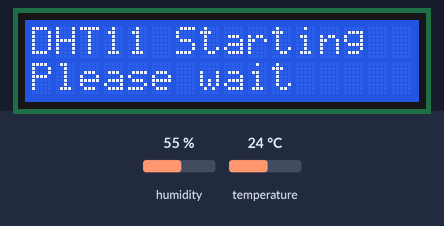
Bench run of a sketch on a simulated Arduino Uno, built with avr-gcc and run on an emulated ATmega328P. Shown: 16×2 character LCD. The test bench sets the inputs (shaded band); at power-on: temperature 24 °C, humidity 55 %. What the sketch prints to the serial monitor is not drawn.

Above: at 1.7 s.
At 4.9 s:
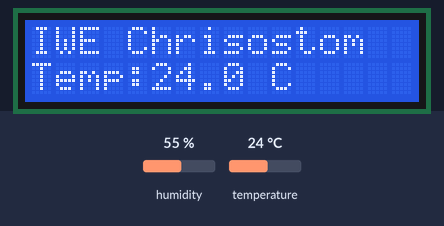
5.0 s: temperature set to 12 °C
At 8.0 s:
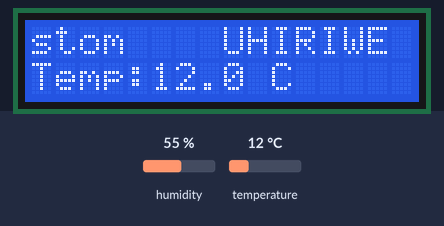
9.8 s: temperature set to 19 °C
At 12.08 s:
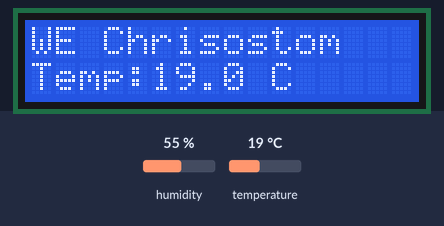
18.7 s: temperature set to 28 °C
At 20.24 s:
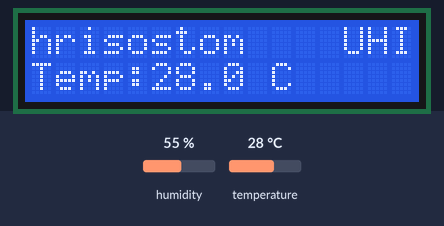

Measured:
- what the display in image 0 shows lasts 2.1 s, from 1.7 s to 3.8 s

The sketch:

DHT11.ino
```cpp
#include <Wire.h>
#include <LiquidCrystal_I2C.h>
#include <Adafruit_Sensor.h>
#include <DHT.h>
#include <string.h>

#define DHTPIN 2
#define DHTTYPE DHT11

DHT dht(DHTPIN, DHTTYPE);
LiquidCrystal_I2C lcd(0x27, 16, 2);

const char* myName = "UHIRIWE Chrisostom";
const int nameLen = strlen(myName);
int scrollOffset = 0;
unsigned long lastScroll = 0;
const int scrollInterval = 300;

unsigned long lastRead = 0;
const int readInterval = 2000;

float temperature = 0.0;

void printRow(int row, const char* text) {
  lcd.setCursor(0, row);
  bool padding = false;
  for (int i = 0; i < 16; i++) {
    if (padding || text[i] == '\0') {
      padding = true;
      lcd.print(" ");
    } else {
      lcd.print(text[i]);
    }
  }
}

void scrollName() {
  if (nameLen <= 16) {
    printRow(0, myName);
  } else {
    char buffer[17];
    const int scrollWidth = nameLen + 4;

    for (int i = 0; i < 16; i++) {
      int idx = (scrollOffset + i) % scrollWidth;
      if (idx < nameLen) {
        buffer[i] = myName[idx];
      } else {
        buffer[i] = ' ';
      }
    }
    buffer[16] = '\0';
    printRow(0, buffer);
    unsigned long now = millis();
    if (now - lastScroll >= scrollInterval) {
      lastScroll = now;
      scrollOffset++;
      if (scrollOffset >= scrollWidth) {
        scrollOffset = 0;
      }
    }
  }
}

void displayTemperature() {
  char tempText[17];
  char valueText[8];
  dtostrf(temperature, 4, 1, valueText);
  snprintf(tempText, sizeof(tempText), "Temp:%s C", valueText);
  printRow(1, tempText);
}

void displaySensorError() {
  printRow(1, "Sensor error");
}

void setup() {
  Serial.begin(9600);
  delay(1500);
  Serial.println("BOOT:DHT11");
  Wire.begin();
  Wire.setWireTimeout(3000, true);
  lcd.init();
  delay(100);
  lcd.clear();
  lcd.backlight();
  dht.begin();

  printRow(0, "DHT11 Starting");
  printRow(1, "Please wait");
  Serial.println("LCD:READY");
  delay(2000);
  lcd.clear();
}

void loop() {
  unsigned long now = millis();

  if (now - lastRead >= readInterval) {
    lastRead = now;
    float t = dht.readTemperature();

    if (!isnan(t)) {
      temperature = t;

      Serial.print("T:");
      Serial.println(temperature, 1);
    } else {
      Serial.println("ERR:DHT11");
    }
  }

  scrollName();
  if (temperature == 0.0) {
    displaySensorError();
  } else {
    displayTemperature();
  }
}
```
